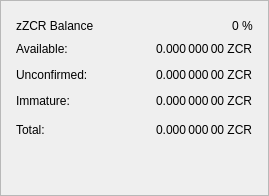
                   <widget class="QFrame" name="frame_ZerocoinBalances">
                    <property name="frameShape">
                     <enum>QFrame::StyledPanel</enum>
                    </property>
                    <property name="frameShadow">
                     <enum>QFrame::Raised</enum>
                    </property>
                    <layout class="QVBoxLayout" name="verticalLayout_7">
                     <property name="leftMargin">
                      <number>15</number>
                     </property>
                     <property name="topMargin">
                      <number>15</number>
                     </property>
                     <property name="rightMargin">
                      <number>15</number>
                     </property>
                     <property name="bottomMargin">
                      <number>15</number>
                     </property>
                     <item>
                      <layout class="QHBoxLayout" name="horizontalLayout_8" stretch="0,0,0">
                       <item>
                        <widget class="QLabel" name="label_5z_3">
                         <property name="minimumSize">
                          <size>
                           <width>170</width>
                           <height>20</height>
                          </size>
                         </property>
                         <property name="font">
                          <font/>
                         </property>
                         <property name="text">
                          <string>zZCR Balance</string>
                         </property>
                        </widget>
                       </item>
                       <item>
                        <spacer name="horizontalSpacer_11">
                         <property name="orientation">
                          <enum>Qt::Horizontal</enum>
                         </property>
                         <property name="sizeHint" stdset="0">
                          <size>
                           <width>40</width>
                           <height>20</height>
                          </size>
                         </property>
                        </spacer>
                       </item>
                       <item>
                        <widget class="QLabel" name="labelzZCRPercent">
                         <property name="text">
                          <string notr="true">0 %</string>
                         </property>
                        </widget>
                       </item>
                      </layout>
                     </item>
                     <item>
                      <layout class="QGridLayout" name="gridLayout_5">
                       <property name="spacing">
                        <number>12</number>
                       </property>
                       <item row="2" column="2">
                        <widget class="QLabel" name="labelzBalanceUnconfirmed">
                         <property name="font">
                          <font/>
                         </property>
                         <property name="toolTip">
                          <string>Unconfirmed: less than 20 confirmations
                                                                                                            Immature: confirmed, but less than 1 mint of the same denomination after it was minted</string>
                         </property>
                         <property name="text">
                          <string notr="true">0.000 000 00 ZCR</string>
                         </property>
                         <property name="alignment">
                          <set>Qt::AlignLeading|Qt::AlignLeft|Qt::AlignVCenter</set>
                         </property>
                        </widget>
                       </item>
                       <item row="1" column="0">
                        <widget class="QLabel" name="labelzBalanceMatureText">
                         <property name="toolTip">
                          <string>Mature: more than 20 confirmation and more than 1 mint of the same denomination after it was minted.
                                                                                                            These zZCR are spendable.</string>
                         </property>
                         <property name="text">
                          <string>Available:</string>
                         </property>
                        </widget>
                       </item>
                       <item row="2" column="0">
                        <widget class="QLabel" name="labelzBalanceUnconfirmedText">
                         <property name="toolTip">
                          <string>Unconfirmed: less than 20 confirmations
                                                                                                            Immature: confirmed, but less than 1 mint of the same denomination after it was minted</string>
                         </property>
                         <property name="text">
                          <string>Unconfirmed:</string>
                         </property>
                        </widget>
                       </item>
                       <item row="1" column="2">
                        <widget class="QLabel" name="labelzBalanceMature">
                         <property name="font">
                          <font/>
                         </property>
                         <property name="toolTip">
                          <string>Mature: more than 20 confirmation and more than 1 mint of the same denomination after it was minted.
                                                                                                            These zZCR are spendable.</string>
                         </property>
                         <property name="text">
                          <string notr="true">0.000 000 00 ZCR</string>
                         </property>
                         <property name="alignment">
                          <set>Qt::AlignLeading|Qt::AlignLeft|Qt::AlignVCenter</set>
                         </property>
                        </widget>
                       </item>
                       <item row="4" column="0">
                        <widget class="QLabel" name="labelzBalanceText">
                         <property name="toolTip">
                          <string>Your current zZCR balance, unconfirmed and immature zZCR included.</string>
                         </property>
                         <property name="text">
                          <string>Total:</string>
                         </property>
                        </widget>
                       </item>
                       <item row="3" column="2">
                        <widget class="QLabel" name="labelzBalanceImmature">
                         <property name="font">
                          <font/>
                         </property>
                         <property name="toolTip">
                          <string>Unconfirmed: less than 20 confirmations
                                                                                                            Immature: confirmed, but less than 1 mint of the same denomination after it was minted</string>
                         </property>
                         <property name="text">
                          <string notr="true">0.000 000 00 ZCR</string>
                         </property>
                         <property name="alignment">
                          <set>Qt::AlignLeading|Qt::AlignLeft|Qt::AlignVCenter</set>
                         </property>
                        </widget>
                       </item>
                       <item row="4" column="2">
                        <widget class="QLabel" name="labelzBalance">
                         <property name="font">
                          <font/>
                         </property>
                         <property name="cursor">
                          <cursorShape>IBeamCursor</cursorShape>
                         </property>
                         <property name="toolTip">
                          <string>Your current zZCR balance, unconfirmed and immature zZCR included.</string>
                         </property>
                         <property name="text">
                          <string notr="true">0.000 000 00 ZCR</string>
                         </property>
                         <property name="alignment">
                          <set>Qt::AlignLeading|Qt::AlignLeft|Qt::AlignVCenter</set>
                         </property>
                         <property name="textInteractionFlags">
                          <set>Qt::LinksAccessibleByMouse|Qt::TextSelectableByKeyboard|Qt::TextSelectableByMouse</set>
                         </property>
                        </widget>
                       </item>
                       <item row="3" column="0">
                        <widget class="QLabel" name="labelzBalanceImmatureText">
                         <property name="toolTip">
                          <string>Unconfirmed: less than 20 confirmations
                                                                                                            Immature: confirmed, but less than 1 mint of the same denomination after it was minted</string>
                         </property>
                         <property name="text">
                          <string>Immature:</string>
                         </property>
                        </widget>
                       </item>
                       <item row="4" column="1">
                        <spacer name="horizontalSpacer_4">
                         <property name="orientation">
                          <enum>Qt::Horizontal</enum>
                         </property>
                         <property name="sizeHint" stdset="0">
                          <size>
                           <width>40</width>
                           <height>20</height>
                          </size>
                         </property>
                        </spacer>
                       </item>
                      </layout>
                     </item>
                     <item>
                      <spacer name="verticalSpacer_4">
                       <property name="orientation">
                        <enum>Qt::Vertical</enum>
                       </property>
                       <property name="sizeType">
                        <enum>QSizePolicy::Expanding</enum>
                       </property>
                       <property name="sizeHint" stdset="0">
                        <size>
                         <width>20</width>
                         <height>40</height>
                        </size>
                       </property>
                      </spacer>
                     </item>
                    </layout>
                   </widget>
